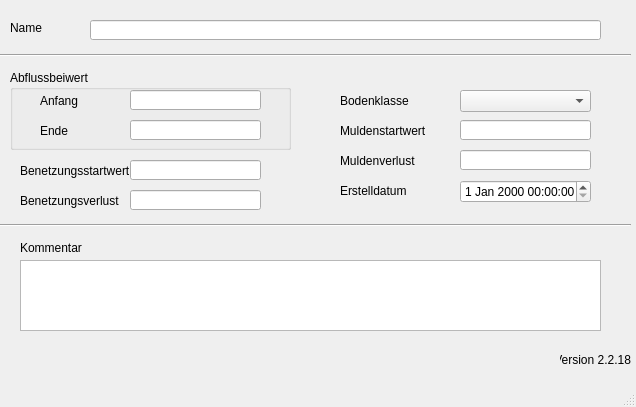
<?xml version="1.0" encoding="UTF-8"?>
<ui version="4.0">
 <class>MainWindow</class>
 <widget class="QMainWindow" name="MainWindow">
  <property name="geometry">
   <rect>
    <x>0</x>
    <y>0</y>
    <width>636</width>
    <height>407</height>
   </rect>
  </property>
  <property name="windowTitle">
   <string>MainWindow</string>
  </property>
  <widget class="QWidget" name="centralwidget">
   <widget class="QLabel" name="label">
    <property name="geometry">
     <rect>
      <x>10</x>
      <y>20</y>
      <width>46</width>
      <height>16</height>
     </rect>
    </property>
    <property name="text">
     <string>Name</string>
    </property>
   </widget>
   <widget class="QLabel" name="label_20">
    <property name="geometry">
     <rect>
      <x>20</x>
      <y>190</y>
      <width>121</width>
      <height>21</height>
     </rect>
    </property>
    <property name="text">
     <string>Benetzungsverlust</string>
    </property>
   </widget>
   <widget class="QLabel" name="label_5">
    <property name="geometry">
     <rect>
      <x>20</x>
      <y>160</y>
      <width>111</width>
      <height>21</height>
     </rect>
    </property>
    <property name="text">
     <string>Benetzungsstartwert</string>
    </property>
   </widget>
   <widget class="QLabel" name="label_6">
    <property name="geometry">
     <rect>
      <x>340</x>
      <y>120</y>
      <width>91</width>
      <height>21</height>
     </rect>
    </property>
    <property name="text">
     <string>Muldenstartwert</string>
    </property>
   </widget>
   <widget class="QLabel" name="label_18">
    <property name="geometry">
     <rect>
      <x>340</x>
      <y>90</y>
      <width>91</width>
      <height>21</height>
     </rect>
    </property>
    <property name="text">
     <string>Bodenklasse</string>
    </property>
   </widget>
   <widget class="QLabel" name="label_70">
    <property name="geometry">
     <rect>
      <x>340</x>
      <y>180</y>
      <width>91</width>
      <height>21</height>
     </rect>
    </property>
    <property name="text">
     <string>Erstelldatum</string>
    </property>
   </widget>
   <widget class="Line" name="line">
    <property name="geometry">
     <rect>
      <x>0</x>
      <y>40</y>
      <width>631</width>
      <height>31</height>
     </rect>
    </property>
    <property name="orientation">
     <enum>Qt::Horizontal</enum>
    </property>
   </widget>
   <widget class="Line" name="line_2">
    <property name="geometry">
     <rect>
      <x>0</x>
      <y>210</y>
      <width>631</width>
      <height>31</height>
     </rect>
    </property>
    <property name="orientation">
     <enum>Qt::Horizontal</enum>
    </property>
   </widget>
   <widget class="QLabel" name="label_14">
    <property name="geometry">
     <rect>
      <x>20</x>
      <y>240</y>
      <width>81</width>
      <height>16</height>
     </rect>
    </property>
    <property name="text">
     <string>Kommentar</string>
    </property>
   </widget>
   <widget class="QGroupBox" name="groupBox">
    <property name="geometry">
     <rect>
      <x>10</x>
      <y>70</y>
      <width>281</width>
      <height>80</height>
     </rect>
    </property>
    <property name="title">
     <string>Abflussbeiwert </string>
    </property>
    <widget class="QLabel" name="label_9">
     <property name="geometry">
      <rect>
       <x>30</x>
       <y>20</y>
       <width>71</width>
       <height>21</height>
      </rect>
     </property>
     <property name="text">
      <string>Anfang</string>
     </property>
    </widget>
    <widget class="QLabel" name="label_13">
     <property name="geometry">
      <rect>
       <x>30</x>
       <y>50</y>
       <width>71</width>
       <height>21</height>
      </rect>
     </property>
     <property name="text">
      <string>Ende</string>
     </property>
    </widget>
    <widget class="QLineEdit" name="anfangsabflussbeiwert">
     <property name="geometry">
      <rect>
       <x>120</x>
       <y>20</y>
       <width>131</width>
       <height>20</height>
      </rect>
     </property>
    </widget>
    <widget class="QLineEdit" name="endabflussbeiwert">
     <property name="geometry">
      <rect>
       <x>120</x>
       <y>50</y>
       <width>131</width>
       <height>20</height>
      </rect>
     </property>
    </widget>
   </widget>
   <widget class="QLabel" name="label_21">
    <property name="geometry">
     <rect>
      <x>340</x>
      <y>150</y>
      <width>91</width>
      <height>21</height>
     </rect>
    </property>
    <property name="text">
     <string>Muldenverlust</string>
    </property>
   </widget>
   <widget class="QLineEdit" name="apnam">
    <property name="geometry">
     <rect>
      <x>90</x>
      <y>20</y>
      <width>511</width>
      <height>20</height>
     </rect>
    </property>
   </widget>
   <widget class="QLineEdit" name="benetzung_startwert">
    <property name="geometry">
     <rect>
      <x>130</x>
      <y>160</y>
      <width>131</width>
      <height>20</height>
     </rect>
    </property>
   </widget>
   <widget class="QLineEdit" name="benetzungsverlust">
    <property name="geometry">
     <rect>
      <x>130</x>
      <y>190</y>
      <width>131</width>
      <height>20</height>
     </rect>
    </property>
   </widget>
   <widget class="QComboBox" name="bodenklasse">
    <property name="geometry">
     <rect>
      <x>460</x>
      <y>90</y>
      <width>131</width>
      <height>22</height>
     </rect>
    </property>
   </widget>
   <widget class="QLineEdit" name="mulden_startwert">
    <property name="geometry">
     <rect>
      <x>460</x>
      <y>120</y>
      <width>131</width>
      <height>20</height>
     </rect>
    </property>
   </widget>
   <widget class="QLineEdit" name="muldenverlust">
    <property name="geometry">
     <rect>
      <x>460</x>
      <y>150</y>
      <width>131</width>
      <height>20</height>
     </rect>
    </property>
   </widget>
   <widget class="QTextEdit" name="kommentar">
    <property name="geometry">
     <rect>
      <x>20</x>
      <y>260</y>
      <width>581</width>
      <height>71</height>
     </rect>
    </property>
   </widget>
   <widget class="QgsDateTimeEdit" name="createdat">
    <property name="geometry">
     <rect>
      <x>460</x>
      <y>180</y>
      <width>131</width>
      <height>23</height>
     </rect>
    </property>
   </widget>
   <widget class="QLabel" name="lb_version">
    <property name="geometry">
     <rect>
      <x>560</x>
      <y>350</y>
      <width>71</width>
      <height>20</height>
     </rect>
    </property>
    <property name="toolTip">
     <string>Version QKan Import</string>
    </property>
    <property name="text">
     <string>Version 2.2.18</string>
    </property>
    <property name="alignment">
     <set>Qt::AlignRight|Qt::AlignTrailing|Qt::AlignVCenter</set>
    </property>
   </widget>
  </widget>
  <widget class="QMenuBar" name="menubar">
   <property name="geometry">
    <rect>
     <x>0</x>
     <y>0</y>
     <width>636</width>
     <height>21</height>
    </rect>
   </property>
  </widget>
  <widget class="QStatusBar" name="statusbar"/>
 </widget>
 <customwidgets>
  <customwidget>
   <class>QgsDateTimeEdit</class>
   <extends>QDateTimeEdit</extends>
   <header>qgsdatetimeedit.h</header>
  </customwidget>
 </customwidgets>
 <tabstops>
  <tabstop>apnam</tabstop>
  <tabstop>anfangsabflussbeiwert</tabstop>
  <tabstop>endabflussbeiwert</tabstop>
  <tabstop>benetzung_startwert</tabstop>
  <tabstop>benetzungsverlust</tabstop>
  <tabstop>bodenklasse</tabstop>
  <tabstop>mulden_startwert</tabstop>
  <tabstop>muldenverlust</tabstop>
  <tabstop>createdat</tabstop>
  <tabstop>kommentar</tabstop>
 </tabstops>
 <resources/>
 <connections/>
</ui>
